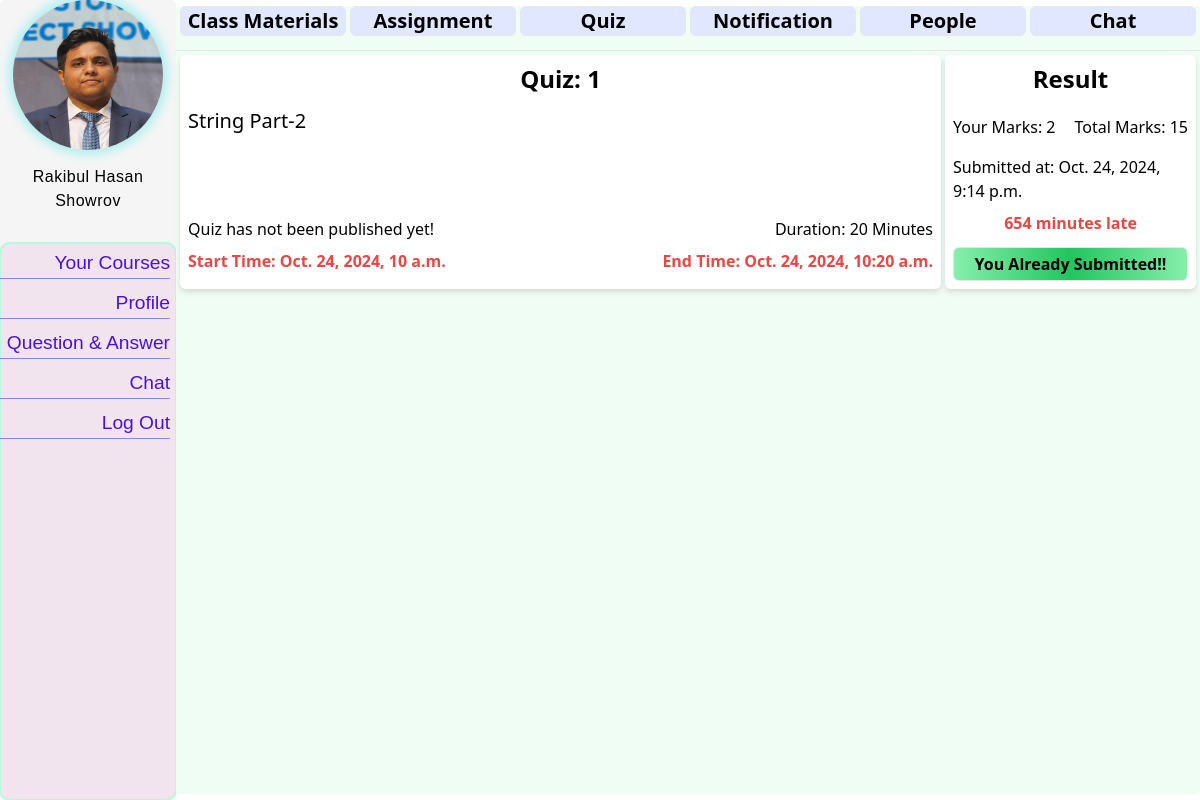
/course/1/quizes/ (signed in), run on an earlier commit of the app's database.
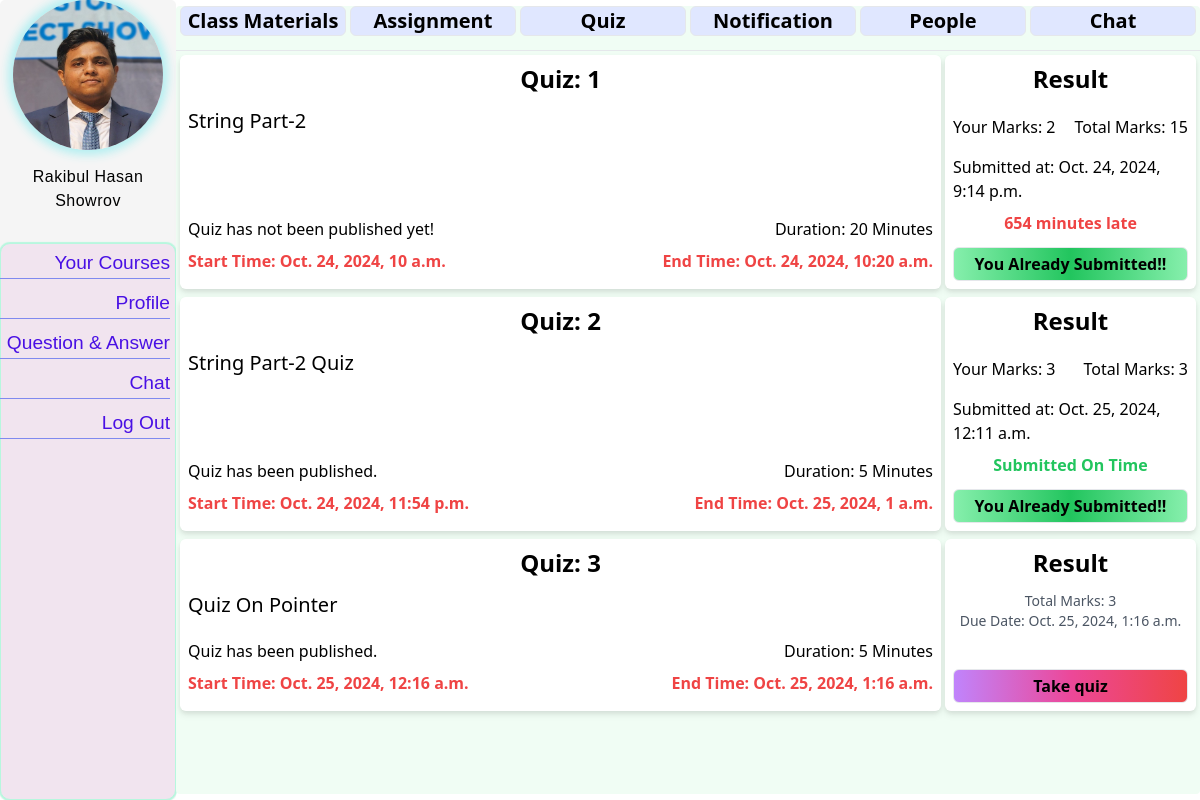
And on a later commit of the database.
### student/models.py (models this page shows, shortened)
class Student(models.Model):
  user=models.OneToOneField(User,on_delete=models.CASCADE, related_name='student_profile')
  student_id = models.IntegerField(
        unique=True,
        validators=[MinValueValidator(10000), MaxValueValidator(99999)],  # Ensure it's a 5-digit number
        blank=True
    )
  fullname = models.CharField(max_length=120, blank=True)
  dob = models.DateField(blank=True,null=True)
  profile_pic = models.ImageField(upload_to='profile_pics/students', blank=True)
  profile_type = models.CharField(max_length=20, default="Student")

### courses/models.py (models this page shows, shortened)
class CourseQuiz(models.Model):
    course = models.ForeignKey(Course, on_delete=models.CASCADE, related_name='quizzes')
    title = models.CharField(max_length=30)
    quiz_number=models.PositiveSmallIntegerField(default=0)
    total_marks = models.IntegerField()
    duration = models.PositiveIntegerField(blank=False)
    start_time = models.DateTimeField(blank=False)  # Field for the start time
    end_time = models.DateTimeField(blank=False)    # Field for the end time
    publish_status=models.BooleanField(default=False)

class QuizResult(models.Model):
    quiz=models.ForeignKey(CourseQuiz,on_delete=models.CASCADE, related_name='quiz_results')
    student = models.ForeignKey('student.Student', on_delete=models.CASCADE, related_name='student_quiz_results',)
    obtained_marks=models.PositiveIntegerField(null=True)
    submit_time=models.DateTimeField(auto_now_add=True)
    class Meta:
        unique_together = ('quiz', 'student')

### courses/views.py (the view)
# urls.py: path('quizes/',views.quizes,name="quizes"),
def quizes(request,pk):
    course=get_object_or_404(Course,pk=pk)
    quizes = CourseQuiz.objects.filter(course=course)
    student=get_object_or_404(Student,user=request.user)
    submitted_quizes = []
    for quiz in quizes:
        if QuizResult.objects.filter(quiz=quiz, student=student).exists():
            submitted_quizes.append(quiz.pk)
    print(submitted_quizes)
    context={
        "quizes":quizes,
        "course":course,
        'submitted_quizes': submitted_quizes,
    }
    return render(request,'course/quizes.html',context=context)

### courses/templatetags/course_filters.py (called while the page is built)
@register.filter(name='time_difference')
def time_difference(submit_time, end_time):
    diff = submit_time - end_time
    return diff.total_seconds() / 60  # Returns the difference in minutes

@register.filter(name='to_int')
def to_int(value):
    try:
        return int(value)
    except (ValueError, TypeError):
        return value

### e_Learning_Application/context_processors.py (called while the page is built)
def profile_context(request):
    if request.user.is_authenticated:
        try:
            student_profile = Student.objects.get(user=request.user)
            return {'profile': student_profile, 'is_student': True, 'is_teacher': False,'id':student_profile.student_id}
        except Student.DoesNotExist:
            pass  # If the student profile does not exist, proceed to check for teacher
        try:
            teacher_profile = Teacher.objects.get(user=request.user)
            return {'profile': teacher_profile, 'is_student': False, 'is_teacher': True,'id':teacher_profile.teacher_id}
        except Teacher.DoesNotExist:
            pass  # If neither profile exists, an empty context will be returned
    return {'profile': None, 'is_student': False, 'is_teacher': False}

### templates/course/quizes.html (shortened to what this page needs)
{% extends 'course/courseDetails.html' %}
{% load static %}
{% load course_filters %}
{% block course_content %}
{% if quizes %}
    {% for q in quizes %}
    <div class="grid grid-cols-4 gap-1 drop-shadow-md p-1 rounded-md">
        <div class="col-span-3 bg-white rounded-md p-2 flex flex-col">
            <div class="text-center text-2xl text-black font-semibold">
                Quiz: {{ q.quiz_number }}
            </div>
            <div class="text-xl my-3 flex-grow">
                {{ q.title }}
            </div>
            <div class="flex justify-between font-medium my-2">
                <div>
                    {% if q.publish_status %}
                    Quiz has been published.
                    {% else %}
                    Quiz has not been published yet!
                    {% endif %}
                </div>
                <div>
                    Duration: {{ q.duration }} Minutes
                </div>
            </div>
            <div class="flex justify-between text-red-500 font-bold mb-2">
                <div>
                    Start Time: {{ q.start_time }}
                </div>
                <div>
                    End Time: {{ q.end_time }}
                </div>
            </div>
        </div>
        <div class="col-span-1 bg-white rounded-md p-2 flex flex-col justify-between h-full">
            <div class="text-center text-2xl text-black font-semibold mb-3">
                Result
            </div>
            {% if q.pk in submitted_quizes %}
                {% for r in q.quiz_results.all %}
                    {% if r.student == profile %}
                        <div class="flex justify-between my-2">
                            <div>Your Marks: {{ r.obtained_marks }}</div>
                            <div>Total Marks: {{ q.total_marks }}</div>
                        </div>
                        <div class="flex flex-col">
                            <div class="my-2">Submitted at: {{ r.submit_time }}</div>
                            <div>
                                {% if r.submit_time > q.end_time %}
                                    <h1 class="text-red-500 font-bold text-center">
                                        {% with late_minutes=r.submit_time|time_difference:q.end_time %}
                                            {% if late_minutes > 0 %}
                                                {{ late_minutes|to_int }} minutes late
                                            {% else %}
                                                On time
                                            {% endif %}
                                        {% endwith %}
                                    </h1>
                                {% else %}
                                    <h1 class="text-green-500 font-bold text-center">Submitted On Time</h1>
                                {% endif %}
                            </div>
                        </div>
                        <div class="w-full mx-auto my-3 mb-0 text-center border rounded-md bg-gradient-to-r from-green-300 via-green-500 to-green-300 h-auto font-semibold p-1">
                            You Already Submitted!!
                        </div>
                    {% endif %}
                {% endfor %}
            {% else %}
                <div class="text-center text-sm text-gray-600">
                    Total Marks: {{ q.total_marks }}
                </div>
                <div class="text-center text-sm text-gray-600">
                    Due Date: {{ q.end_time }}
                </div>
                <div class="mt-auto">
                    <a href="{% url 'courses:take_quiz' pk=q.pk %}">
                        <div class="w-full mx-auto my-3 mb-0 text-center border rounded-md bg-gradient-to-r from-purple-400 via-pink-500 to-red-500 h-auto font-semibold p-1">
                            Take quiz
                        </div>
                    </a>
                </div>
            {% endif %}
        </div>
    </div>
    {% endfor %}
{% else %}
    <div class="bg-red-500 mx-auto w-3/4 p-3 my-3 rounded-md">
        <h1 class="font-bold text-center">No Quizzes Found!</h1>
    </div>
{% endif %}
{% endblock %}

### templates/course/courseDetails.html (shortened to what this page needs)
{%extends "stdbase.html"%}
{%load static%}
{%block content%}
<div class="md:container md:mx-auto my-1.5 bg-green-50 rounded">
  <div class="grid grid-cols-6 grid-rows-1 grid-flow-row w-full h-11 rounded px-1 gap-1">
    <a href="{% url 'courses:courseContent' pk=course.pk %}">
      <div class="flex items-center justify-center text-center text-xl text-black border rounded-md font-semibold hover:bg-indigo-500 bg-indigo-100 active:bg-indigo-500">
        Class Materials
      </div>
    </a>
    <a href="{% url 'courses:assignment' pk=course.pk %}">
      <div class="flex items-center justify-center text-center text-xl text-black bg-indigo-100 hover:bg-indigo-500 border rounded-md font-semibold">
        Assignment
      </div>
    </a>
    <a href="{% url 'courses:quizes' pk=course.pk %}">
      <div class="flex items-center justify-center text-center text-xl text-black bg-indigo-100 hover:bg-indigo-500 border rounded-md font-semibold">
        Quiz
      </div>
    </a>
    <a href="#">
      <div class="flex items-center justify-center text-center text-xl text-black bg-indigo-100 hover:bg-indigo-500 border rounded-md font-semibold">
        Notification
      </div>
    </a>
    <a href="{% url 'courses:people' pk=course.pk %}">
      <div class="flex items-center justify-center text-center text-xl text-black bg-indigo-100 hover:bg-indigo-500 border rounded-md font-semibold">
        People
      </div>
    </a>
    <a href="#">
      <div class="flex items-center justify-center text-center text-xl text-black bg-indigo-100 hover:bg-indigo-500 border rounded-md font-semibold">
        Chat
      </div>
    </a>
  </div><hr>
  {%block course_content%}{%endblock%}
</div>
{%endblock%}

### templates/stdbase.html (shortened to what this page needs)
{%load static %}
{% load static tailwind_tags %}
{% load custom_filters %}
<!DOCTYPE html>
<html lang="en">
<head>
  <link rel="stylesheet" href="{% static 'css/stdbase.css'%}">
  {% tailwind_css %}
</head>
<body>
  <div class="nav_container">
    <div class="img_container">
      <img src="/media/{{profile.profile_pic}}" alt="User Photo">
    </div>
    <div class="user_info">
    <h3>{{profile.fullname}}</h3>
    </div>
    <div class="nav_actionbar">
       <a class='action_box' href="{% url 'student:stdHomePage' student_id=id %}">Your Courses</a>
       <a class='action_box' href="#">Profile</a>
       <a class='action_box' href="{% url 'qna:qna' %}">Question & Answer</a>
       <a class='action_box' href="#">Chat</a>
       <a class='action_box' href="{%url 'user_handle:userLogout'%}">Log Out</a>
    </div>
  </div>
  {%block content%}{%endblock%}
</body>
</html>

### static/css/stdbase.css (style rules this page uses)
body { display: flex; flex-direction: row; justify-content: flex-start; margin: 0; border-radius: 5px; }
.nav_container { display: flex; flex-direction: column; align-items: center; height: 100vh; width: 15vw; background-color:whitesmoke; border-radius: 5px; }
.user_info { margin-top: 10px; margin-bottom: 30px; border-radius: 15px; }
.user_info h3 { color: rgb(0, 1, 1); letter-spacing: 0.5px; margin: 0px; text-align: center; }
.img_container { width: 100%; height: 200px; background-color: auto; display: flex; justify-content: center; border-radius: 15px; }
.img_container img { width: 150px; height: 150px; border-radius: 300px; box-shadow: 0 0 10px 5px rgb(179, 239, 241) ; margin-bottom: 5px; }
.nav_actionbar { display: flex; flex-direction: column; justify-content: flex-start; align-items: flex-end; background-color: auto; width: 100%; height: 100vh; background-color: rgb(241, 228, 239); border-radius: 10px; border:1px solid rgb(183, 247, 222); box-shadow: 0 0 1px 1px rgb(183, 247, 222); }
.nav_actionbar a { height: 30px; background-color: none; text-decoration: none; font-size: larger; font-weight: 500; color: rgb(73, 16, 228); border-bottom: 1px solid rgb(128, 138, 239); margin: 5px; font-family: 'Trebuchet MS', 'Lucida Sans Unicode', 'Lucida Grande', 'Lucida Sans', Arial, sans-serif; }
.action_box { height: 20px; width: 100%; background-color:auto; text-align: end; }
.card_child_1 h2,h3 { font-weight: 800; font-family: 'Trebuchet MS', 'Lucida Sans Unicode', 'Lucida Grande', 'Lucida Sans', Arial, sans-serif; margin-top: 0px; font-size:medium ; }

What changed in the data, as far as the page shows it:
added CourseQuiz: quiz_number "2", title "String Part-2 Quiz", publish_status "Quiz has been published.", duration "5", start_time "Oct. 24, 2024, 11:54 p.m.", end_time "Oct. 25, 2024, 1 a.m.", total_marks "3"
added QuizResult: obtained_marks "3", submit_time "Oct. 25, 2024, 12:11 a.m.", shows "Submitted On Time", shown under "2"
added CourseQuiz: quiz_number "3", title "Quiz On Pointer", publish_status "Quiz has been published.", duration "5", start_time "Oct. 25, 2024, 12:16 a.m.", end_time "Oct. 25, 2024, 1:16 a.m.", total_marks "3"
